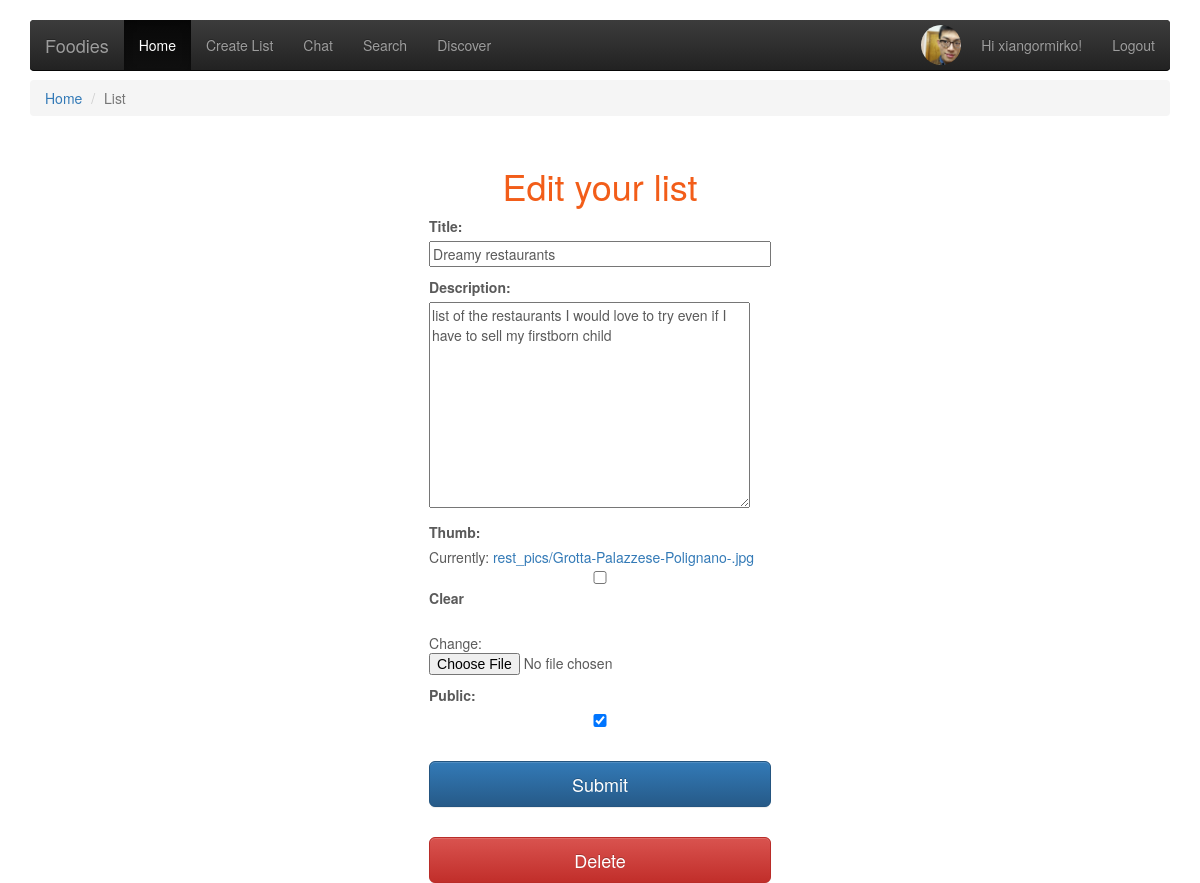
The page /lists/edit_list/1/ (signed in) on the database its author committed.
### rest_lists/models.py (models this page shows, shortened)
class UserProfile(models.Model):
    first_name = models.CharField(max_length=255)
    last_name = models.CharField(max_length=255)
    user = models.OneToOneField(User, on_delete=models.CASCADE)
    picture = models.ImageField(upload_to='profile_images', blank=True)
    following = models.ManyToManyField(List)

class List(models.Model):
    created_at = models.DateTimeField(auto_now_add=True)
    title = models.CharField(max_length=255, validators=[validators.MaxLengthValidator(100)])
    description = models.TextField()
    public = models.BooleanField(default=False)
    owner = models.ForeignKey(User)
    tags = TaggableManager(blank=True)
    thumb = models.ImageField(upload_to='rest_pics', blank=True)
    likes = models.IntegerField(default=0)

### rest_lists/views.py (the view, shortened to what this page needs)
# urls.py: url(r'edit_list/(?P<list_pk>\d+)/$', views.list_edit,
@login_required
def list_edit(request, list_pk):
    edit = True
    list = get_object_or_404(models.List, pk=list_pk)
    form = forms.ListForm(instance=list)
    return render(request, 'rest_lists/list_form.html', {'form': form, 'user': request.user, 'edit':edit})

### rest_lists/forms.py
class ListForm(forms.ModelForm):
    class Meta:
        model = models.List
        fields = [
            'title',
            'description',
            'tags',
            'thumb',
            'public',
        ]

### rest_lists/templates/rest_lists/list_form.html (shortened to what this page needs)
{% extends 'layout.html' %}
{% load static from staticfiles %}
{% block content %}
    <ol class="breadcrumb">
        <li><a href="/lists/">Home</a></li>
        <li class="active">List</li>
    </ol>
    <div class='register_form_container'>
        {% if edit %}
            <h1>Edit your list</h1>
        {% else %}
            <h1>Create a shiny new list</h1>
        {% endif %}
        <form id="list_form" method="POST" action="" enctype="multipart/form-data">
            {{ form.as_p }}
            <input type="submit" id="register_btn" class='btn btn-lg btn-primary btn-block' name="submit"
                   value="Submit"/>
            {% if edit %}
                <input type="submit" id="delete_btn" class='btn btn-lg btn-danger' name="delete_btn" value="Delete"/>
            {% endif %}
        </form>
    </div>
{% endblock %}

### templates/layout.html (shortened to what this page needs)
{% load static from staticfiles %}
<!doctype html>
<html>
<head>
    <link rel="stylesheet" href="{% static 'css/bootstrap.min.css' %}">
    <link rel="stylesheet" href="{% static 'css/bootstrap-theme.min.css' %}">
    <link rel="stylesheet" href="{% static 'css/layout.css' %}">
</head>
<body>
<div class="navbar-wrapper">
    <div class="container" id="main-containner">
        <nav class="navbar navbar-inverse navbar-static-top">
            <div class="container">
                <div class="navbar-header">
                    <a class="navbar-brand" href="/">Foodies</a>
                </div>
                <div id="navbar" class="navbar-collapse collapse">
                    <ul class="nav navbar-nav">
                        <li class="active"><a href="{% url 'lists:list' %}">Home</a></li>
                        <li><a href="{% url 'lists:create_list' %}">Create List</a></li>
                        <li><a href="{% url 'lists:chat' %}">Chat</a></li>
                        <li><a href="{% url 'lists:search' %}">Search</a></li>
                        <li><a href="{% url 'lists:recommend' %}">Discover</a></li>
                    </ul>
                    <ul class="nav navbar-nav navbar-right">
                        {% if user.is_authenticated %}
                            <li>
                                <div class="image-crop"><a id="a-icon" href=""><img class="user-icon" src="
                        {% if user.userprofile.picture %}
                        {% static user.userprofile.picture %}
                        {% else %}
                        {% static 'img/icons/food-iconset_0005_eggs-and-bacon.png' %}
                        {% endif %}
                        "></a></div>
                            </li>
                            <li><a href="/lists/profile/">Hi {{ user.username }}!</a></li>
                            <li><a href="{% url 'lists:logout' %}">Logout</a></li>
                        {% else %}
                            <li><a href="{% url 'lists:login' %}">Login</a></li>
                        {% endif %}
                    </ul>
                </div>
            </div>
        </nav>
    </div>
</div>
<div class="container main">
    {% block content %}{% endblock %}
</div>
</body>
</html>

### assets/css/layout.css (style rules this page uses)
html { height: 100%; }
body { height: 100%; color: #5a5a5a; }
.main { padding-top: 60px; }
h1 { color: #f25d19; padding-top: 1rem; }
input[type=submit] { margin-top: 3rem; }
.navbar-wrapper { position: absolute; top: 0; right: 0; left: 0; z-index: 20; }
.navbar-wrapper > .container { padding-right: 0; padding-left: 0; }
.navbar-wrapper .navbar { padding-right: 15px; padding-left: 15px; }
.navbar-wrapper .navbar .container { width: auto; }
.navbar-brand { text-align: center; display: flex; }
.image-crop { margin: 5px; width: 40px; height: 40px; overflow: hidden; border-radius: 50%; }
.user-icon { margin: 0 auto; height: 100%; width: auto; }
.register_form_container { display: flex; flex-direction: column; align-items: center; justify-content: center; }
input { width: 100%; }
form label, span { display: block; }
.breadcrumb { margin-top: 2rem; }
@media (min-width: 768px) { .navbar-wrapper { margin-top: 20px; } }
@media (min-width: 768px) { .navbar-wrapper .container { padding-right: 15px; padding-left: 15px; } }
@media (min-width: 768px) { .navbar-wrapper .navbar { padding-right: 0; padding-left: 0; } }
@media (min-width: 768px) { .navbar-wrapper .navbar { border-radius: 4px; } }

### rows shown on the page
List: title "Dreamy restaurants", description "list of the restaurants I would love to try even if I have to sell my firstborn child", public "☑"

### other values the page prints
{{ user.username }} "xiangormirko"
